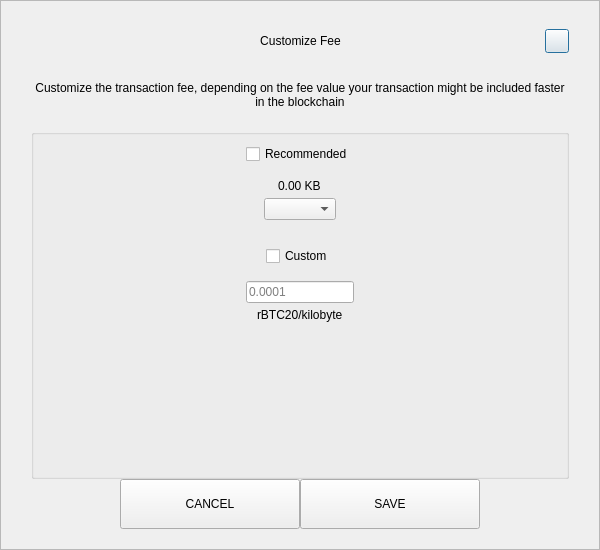
<?xml version="1.0" encoding="UTF-8"?>
<ui version="4.0">
 <class>SendCustomFeeDialog</class>
 <widget class="QDialog" name="SendCustomFeeDialog">
  <property name="geometry">
   <rect>
    <x>0</x>
    <y>0</y>
    <width>600</width>
    <height>550</height>
   </rect>
  </property>
  <property name="windowTitle">
   <string>Form</string>
  </property>
  <layout class="QVBoxLayout" name="verticalLayout_3">
   <property name="spacing">
    <number>0</number>
   </property>
   <property name="leftMargin">
    <number>0</number>
   </property>
   <property name="topMargin">
    <number>0</number>
   </property>
   <property name="rightMargin">
    <number>0</number>
   </property>
   <property name="bottomMargin">
    <number>0</number>
   </property>
   <item>
    <widget class="QFrame" name="frame">
     <property name="styleSheet">
      <string notr="true"/>
     </property>
     <property name="frameShape">
      <enum>QFrame::StyledPanel</enum>
     </property>
     <property name="frameShadow">
      <enum>QFrame::Raised</enum>
     </property>
     <layout class="QVBoxLayout" name="verticalLayout_2">
      <property name="spacing">
       <number>0</number>
      </property>
      <property name="leftMargin">
       <number>30</number>
      </property>
      <property name="topMargin">
       <number>20</number>
      </property>
      <property name="rightMargin">
       <number>30</number>
      </property>
      <property name="bottomMargin">
       <number>20</number>
      </property>
      <item>
       <layout class="QHBoxLayout" name="horizontalLayout_3">
        <property name="spacing">
         <number>0</number>
        </property>
        <item>
         <spacer name="horizontalSpacer_21">
          <property name="orientation">
           <enum>Qt::Horizontal</enum>
          </property>
          <property name="sizeHint" stdset="0">
           <size>
            <width>40</width>
            <height>20</height>
           </size>
          </property>
         </spacer>
        </item>
        <item>
         <widget class="QLabel" name="labelTitle">
          <property name="minimumSize">
           <size>
            <width>0</width>
            <height>40</height>
           </size>
          </property>
          <property name="maximumSize">
           <size>
            <width>16777215</width>
            <height>40</height>
           </size>
          </property>
          <property name="styleSheet">
           <string notr="true">padding-left:24px;</string>
          </property>
          <property name="text">
           <string>Customize Fee</string>
          </property>
          <property name="alignment">
           <set>Qt::AlignCenter</set>
          </property>
          <property name="margin">
           <number>7</number>
          </property>
         </widget>
        </item>
        <item>
         <spacer name="horizontalSpacer">
          <property name="orientation">
           <enum>Qt::Horizontal</enum>
          </property>
          <property name="sizeHint" stdset="0">
           <size>
            <width>40</width>
            <height>20</height>
           </size>
          </property>
         </spacer>
        </item>
        <item>
         <widget class="QPushButton" name="btnEsc">
          <property name="minimumSize">
           <size>
            <width>24</width>
            <height>24</height>
           </size>
          </property>
          <property name="maximumSize">
           <size>
            <width>24</width>
            <height>24</height>
           </size>
          </property>
          <property name="text">
           <string/>
          </property>
         </widget>
        </item>
       </layout>
      </item>
      <item>
       <spacer name="verticalSpacer_2">
        <property name="orientation">
         <enum>Qt::Vertical</enum>
        </property>
        <property name="sizeType">
         <enum>QSizePolicy::Fixed</enum>
        </property>
        <property name="sizeHint" stdset="0">
         <size>
          <width>20</width>
          <height>20</height>
         </size>
        </property>
       </spacer>
      </item>
      <item>
       <widget class="QLabel" name="labelMessage">
        <property name="text">
         <string>Customize the transaction fee, depending on the fee value your transaction might be included faster in the blockchain</string>
        </property>
        <property name="alignment">
         <set>Qt::AlignCenter</set>
        </property>
        <property name="wordWrap">
         <bool>true</bool>
        </property>
       </widget>
      </item>
      <item>
       <spacer name="verticalSpacer_3">
        <property name="orientation">
         <enum>Qt::Vertical</enum>
        </property>
        <property name="sizeType">
         <enum>QSizePolicy::Fixed</enum>
        </property>
        <property name="sizeHint" stdset="0">
         <size>
          <width>20</width>
          <height>20</height>
         </size>
        </property>
       </spacer>
      </item>
      <item>
       <widget class="QGroupBox" name="groupBox">
        <property name="title">
         <string/>
        </property>
        <layout class="QVBoxLayout" name="verticalLayout">
         <property name="leftMargin">
          <number>12</number>
         </property>
         <property name="rightMargin">
          <number>12</number>
         </property>
         <item>
          <layout class="QVBoxLayout" name="verticalLayout_4">
           <property name="spacing">
            <number>5</number>
           </property>
           <item alignment="Qt::AlignHCenter">
            <widget class="QCheckBox" name="checkBoxRecommended">
             <property name="text">
              <string>Recommended</string>
             </property>
            </widget>
           </item>
           <item>
            <spacer name="verticalSpacer_5">
             <property name="orientation">
              <enum>Qt::Vertical</enum>
             </property>
             <property name="sizeType">
              <enum>QSizePolicy::Fixed</enum>
             </property>
             <property name="sizeHint" stdset="0">
              <size>
               <width>20</width>
               <height>10</height>
              </size>
             </property>
            </spacer>
           </item>
           <item alignment="Qt::AlignHCenter">
            <widget class="QLabel" name="labelFee">
             <property name="text">
              <string>0.00 KB</string>
             </property>
            </widget>
           </item>
           <item alignment="Qt::AlignHCenter">
            <widget class="QComboBox" name="comboBoxRecommended"/>
           </item>
          </layout>
         </item>
         <item>
          <spacer name="verticalSpacer">
           <property name="orientation">
            <enum>Qt::Vertical</enum>
           </property>
           <property name="sizeType">
            <enum>QSizePolicy::Fixed</enum>
           </property>
           <property name="sizeHint" stdset="0">
            <size>
             <width>20</width>
             <height>20</height>
            </size>
           </property>
          </spacer>
         </item>
         <item>
          <layout class="QVBoxLayout" name="verticalLayout_5">
           <property name="spacing">
            <number>5</number>
           </property>
           <item alignment="Qt::AlignHCenter">
            <widget class="QCheckBox" name="checkBoxCustom">
             <property name="text">
              <string>Custom</string>
             </property>
            </widget>
           </item>
           <item>
            <spacer name="verticalSpacer_6">
             <property name="orientation">
              <enum>Qt::Vertical</enum>
             </property>
             <property name="sizeType">
              <enum>QSizePolicy::Fixed</enum>
             </property>
             <property name="sizeHint" stdset="0">
              <size>
               <width>20</width>
               <height>10</height>
              </size>
             </property>
            </spacer>
           </item>
           <item alignment="Qt::AlignHCenter">
            <widget class="QLineEdit" name="lineEditCustomFee">
             <property name="placeholderText">
              <string notr="true">0.0001</string>
             </property>
            </widget>
           </item>
           <item alignment="Qt::AlignHCenter">
            <widget class="QLabel" name="labelCustomFee">
             <property name="text">
              <string>rBTC20/kilobyte</string>
             </property>
            </widget>
           </item>
          </layout>
         </item>
         <item>
          <spacer name="verticalSpacer_4">
           <property name="orientation">
            <enum>Qt::Vertical</enum>
           </property>
           <property name="sizeHint" stdset="0">
            <size>
             <width>20</width>
             <height>40</height>
            </size>
           </property>
          </spacer>
         </item>
        </layout>
       </widget>
      </item>
      <item>
       <layout class="QHBoxLayout" name="horizontalLayout" stretch="1,2,2,1">
        <item>
         <spacer name="horizontalSpacer1">
          <property name="orientation">
           <enum>Qt::Horizontal</enum>
          </property>
          <property name="sizeHint" stdset="0">
           <size>
            <width>40</width>
            <height>20</height>
           </size>
          </property>
         </spacer>
        </item>
        <item>
         <widget class="QPushButton" name="btnCancel">
          <property name="minimumSize">
           <size>
            <width>180</width>
            <height>50</height>
           </size>
          </property>
          <property name="focusPolicy">
           <enum>Qt::NoFocus</enum>
          </property>
          <property name="text">
           <string>CANCEL</string>
          </property>
         </widget>
        </item>
        <item>
         <widget class="QPushButton" name="btnSave">
          <property name="minimumSize">
           <size>
            <width>180</width>
            <height>50</height>
           </size>
          </property>
          <property name="focusPolicy">
           <enum>Qt::NoFocus</enum>
          </property>
          <property name="text">
           <string>SAVE</string>
          </property>
         </widget>
        </item>
        <item>
         <spacer name="horizontalSpacer_2">
          <property name="orientation">
           <enum>Qt::Horizontal</enum>
          </property>
          <property name="sizeHint" stdset="0">
           <size>
            <width>40</width>
            <height>20</height>
           </size>
          </property>
         </spacer>
        </item>
       </layout>
      </item>
     </layout>
    </widget>
   </item>
  </layout>
 </widget>
 <resources/>
 <connections/>
</ui>
